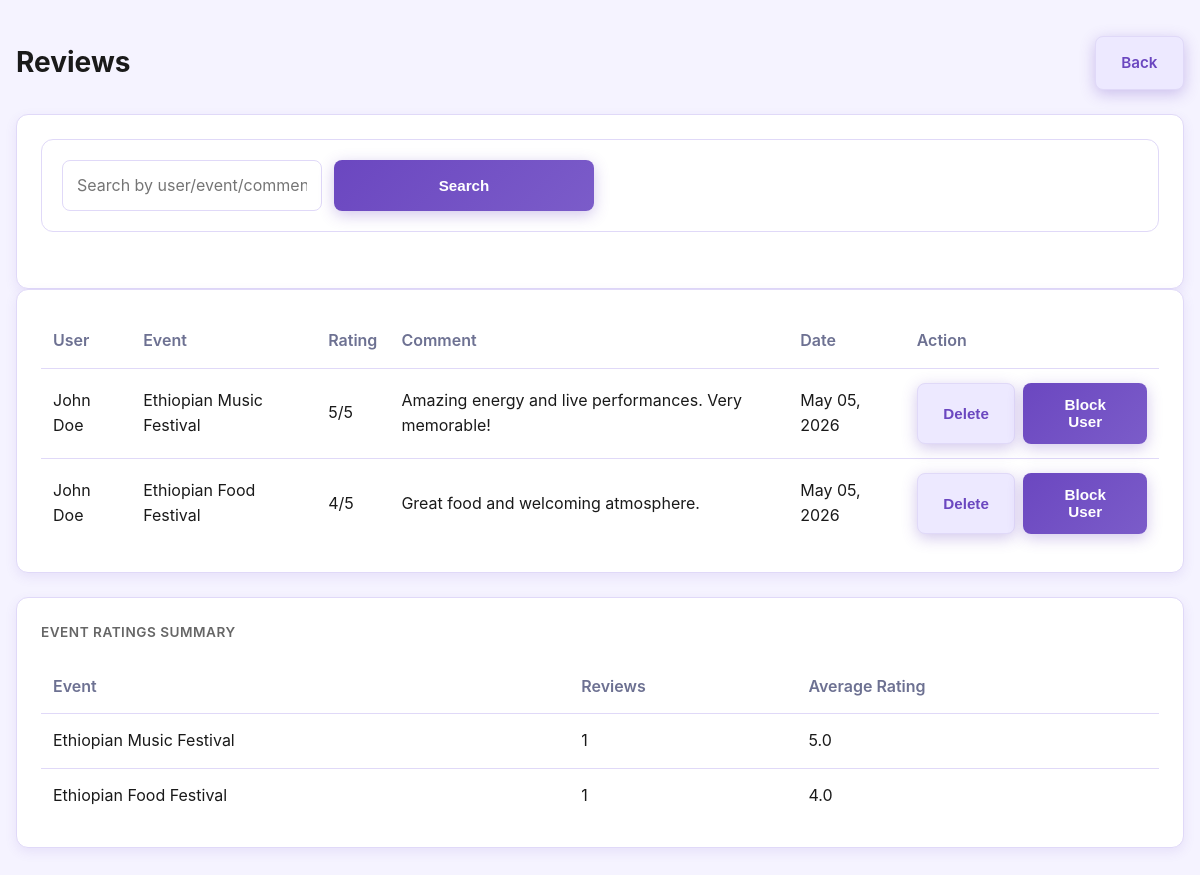
/admin-reviews.php (signed in), run on the app's committed database.
### tables this page shows
CREATE TABLE `reviews` (
  `id` int(11) NOT NULL,
  `user_id` int(11) NOT NULL,
  `event_id` int(11) NOT NULL,
  `rating` tinyint(4) NOT NULL,
  `comment` text NOT NULL,
  `created_at` timestamp NOT NULL DEFAULT current_timestamp(),
  `organizer_reply` text DEFAULT NULL
);

CREATE TABLE `users` (
  `id` int(11) NOT NULL,
  `name` varchar(120) NOT NULL,
  `email` varchar(150) NOT NULL,
  `password` varchar(255) NOT NULL,
  `role` enum('admin','organizer','user') NOT NULL DEFAULT 'user',
  `status` enum('pending','approved','rejected') NOT NULL DEFAULT 'approved',
  `created_at` timestamp NOT NULL DEFAULT current_timestamp(),
  `is_blocked` tinyint(1) NOT NULL DEFAULT 0,
  `profile_image` varchar(255) DEFAULT NULL,
  `organization_name` varchar(150) DEFAULT NULL,
  `contact_info` varchar(150) DEFAULT NULL,
  `social_links` text DEFAULT NULL
);

CREATE TABLE `events` (
  `id` int(11) NOT NULL,
  `title` varchar(180) NOT NULL,
  `description` text NOT NULL,
  `date` date NOT NULL,
  `location` varchar(120) NOT NULL,
  `organizer_id` int(11) NOT NULL,
  `category_id` int(11) NOT NULL,
  `image_url` varchar(255) NOT NULL,
  `status` enum('published','draft') NOT NULL DEFAULT 'published',
  `created_at` timestamp NOT NULL DEFAULT current_timestamp(),
  `is_featured` tinyint(1) NOT NULL DEFAULT 0,
  `attendance_count` int(11) NOT NULL DEFAULT 0,
  `lifecycle_status` varchar(20) DEFAULT NULL,
  `event_time` time DEFAULT NULL,
  `capacity` int(11) DEFAULT 0,
  `registration_deadline` date DEFAULT NULL,
  `ticket_type` varchar(50) DEFAULT 'Regular'
);

### includes/config.php (called while the page is built, shortened)
<?php
function sanitize($value)
{
    return htmlspecialchars(trim($value), ENT_QUOTES, 'UTF-8');
}

### admin-reviews.php (the view, shortened to what this page needs)
<?php
require_once 'includes/config.php';
$pageTitle = 'Admin Reviews | Event Ethiopia';
$search = trim($_GET['search'] ?? '');
$where = "1=1";
$stmt = $mysqli->prepare("SELECT r.id,r.rating,r.comment,r.created_at,r.user_id,u.name user_name,e.title event_title FROM reviews r JOIN users u ON u.id=r.user_id JOIN events e ON e.id=r.event_id WHERE $where ORDER BY r.created_at DESC");
$stmt->execute();
$rows = $stmt->get_result()->fetch_all(MYSQLI_ASSOC);
$summaryStmt = $mysqli->prepare("SELECT e.title, COUNT(r.id) total_reviews, ROUND(AVG(r.rating),1) avg_rating FROM reviews r JOIN events e ON e.id=r.event_id GROUP BY e.id,e.title ORDER BY avg_rating DESC");
$summaryStmt->execute();
$summaryRows = $summaryStmt->get_result()->fetch_all(MYSQLI_ASSOC);
?>
<!DOCTYPE html><html lang="en"><head><meta charset="UTF-8"><meta name="viewport" content="width=device-width, initial-scale=1.0"><title><?= sanitize($pageTitle) ?></title><link rel="stylesheet" href="css/style.css"></head><body>
<main class="page-content wrapper"><section class="heading-bar"><h2>Reviews</h2><a href="admin-dashboard.php" class="button button-alt">Back</a></section>
<div class="dashboard-card">
<form method="get" class="filter-panel">
<input type="text" name="search" placeholder="Search by user/event/comment" value="<?= sanitize($search) ?>">
<button class="button" type="submit">Search</button>
</form>
</div>
<div class="dashboard-card"><table class="list-table"><thead><tr><th>User</th><th>Event</th><th>Rating</th><th>Comment</th><th>Date</th><th>Action</th></tr></thead><tbody>
<?php foreach ($rows as $row): ?>
<tr><td><?= sanitize($row['user_name']) ?></td><td><?= sanitize($row['event_title']) ?></td><td><?= (int) $row['rating'] ?>/5</td><td><?= sanitize($row['comment']) ?></td><td><?= date('M d, Y', strtotime($row['created_at'])) ?></td><td><form method="post" style="display:flex; gap:8px;"><button class="button button-alt" name="delete_review" value="<?= (int) $row['id'] ?>">Delete</button><button class="button" name="block_user" value="<?= (int) $row['user_id'] ?>">Block User</button></form></td></tr>
<?php endforeach; ?>
</tbody></table></div>
<div class="dashboard-card table-card"><h3>Event Ratings Summary</h3><table class="list-table"><thead><tr><th>Event</th><th>Reviews</th><th>Average Rating</th></tr></thead><tbody><?php foreach ($summaryRows as $row): ?><tr><td><?= sanitize($row['title']) ?></td><td><?= (int) $row['total_reviews'] ?></td><td><?= sanitize($row['avg_rating']) ?></td></tr><?php endforeach; ?></tbody></table></div>
</main></body></html>

### css/style.css (style rules this page uses)
* { box-sizing: border-box; }
:root { --bg: #f5f3ff; --surface: #ffffff; --primary: #6b47c0; --primary-dark: #5a3d99; --primary-soft: #ede9ff; --text: #1a1a1a; --text-secondary: #666666; --border: #e0d9f8; --shadow: 0 4px 12px rgba(107, 71, 192, 0.1); --shadow-lg: 0 8px 24px rgba(107, 71, 192, 0.15); --muted: #6d7192; }
html { scroll-behavior: smooth; }
body { margin: 0; font-family: 'Inter', sans-serif; background: var(--bg); color: var(--text); line-height: 1.6; overflow-x: hidden; }
a { color: var(--primary); text-decoration: none; }
.wrapper { width: min(1200px, calc(100% - 32px)); margin: 0 auto; }
.button, .button-alt { display: inline-flex; align-items: center; justify-content: center; padding: 0.85rem 1.6rem; border-radius: 8px; font-weight: 600; text-decoration: none; border: none; cursor: pointer; transition: all 0.3s ease; font-size: 0.95rem; }
.button { background: linear-gradient(135deg, #6b47c0 0%, #7b5cc9 100%); color: white; box-shadow: 0 4px 15px rgba(107, 71, 192, 0.3); }
.button-alt { background: var(--primary-soft); color: var(--primary); border: 1px solid var(--border); }
.page-content { padding: 36px 0 64px; }
section.heading-bar { display: flex; align-items: center; justify-content: space-between; flex-wrap: wrap; gap: 16px; margin-bottom: 24px; }
.heading-bar h2 { margin: 0; font-size: 1.75rem; }
.filter-panel { display: grid; grid-template-columns: repeat(4, minmax(0, 1fr)); gap: 12px; margin-bottom: 32px; background: var(--surface); padding: 20px; border-radius: 12px; border: 1px solid var(--border); }
.filter-panel input, .filter-panel select, .form-input, .form-textarea { width: 100%; padding: 12px 14px; border: 1px solid var(--border); border-radius: 8px; background: var(--surface); font: inherit; color: var(--text); transition: all 0.2s ease; }
.profile-box, .dashboard-card { background: var(--surface); border: 1px solid var(--border); border-radius: 24px; padding: 24px; box-shadow: var(--shadow); }
.dashboard-card { background: var(--surface); border: 1px solid var(--border); border-radius: 12px; padding: 24px; box-shadow: var(--shadow); }
.dashboard-card h3 { margin: 0 0 16px; font-size: 0.85rem; font-weight: 600; color: var(--text-secondary); text-transform: uppercase; letter-spacing: 0.5px; }
.list-table { width: 100%; border-collapse: collapse; }
.list-table th, .list-table td { padding: 14px 12px; border-bottom: 1px solid var(--border); text-align: left; }
.list-table th { color: var(--muted); font-weight: 600; }
.list-table tr:last-child td { border-bottom: none; }
.table-card { margin-top: 24px; }

### data on the page
reviews: user.name "John Doe", event.title "Ethiopian Music Festival", rating "5", comment "Amazing energy and live performances. Very memorable!", created_at "May 05, 2026", $row['id'] 1 (drawn)
reviews: user.name "John Doe", event.title "Ethiopian Food Festival", rating "4", comment "Great food and welcoming atmosphere.", created_at "May 05, 2026", $row['id'] 2 (drawn)

### other printed values
$row['title'] "Ethiopian Music Festival"
$row['total_reviews'] "1"
$row['avg_rating'] "5.0"
$row['title'] "Ethiopian Food Festival"
$row['avg_rating'] "4.0"
